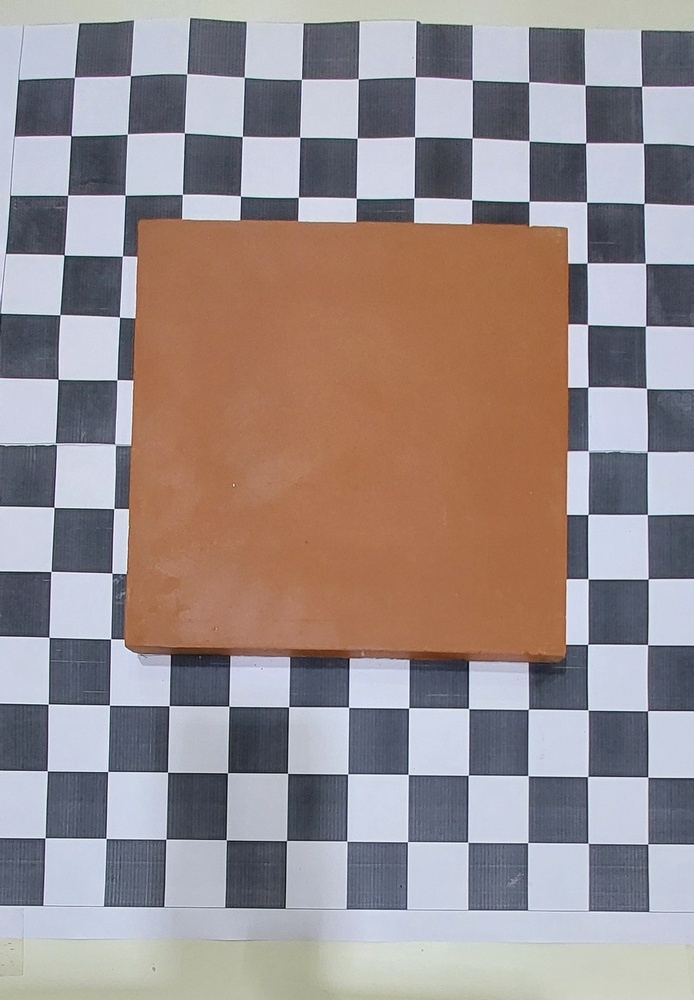
#> input picture DATASET/RAW DATA/G3A/20250912_083243.jpg, 694 x 1000 px, shrunk from 1468 x 2115 before the run, found by its file name
$ python RawProcessing.py
#> lines starting #> are read from the running program, lines starting #| are printed output that depends on the picture; after the words box and inside, x2 and y2 are one past the last pixel; in counts of white or black regions, pixels touching at a corner belong together
#> further down, img is the input picture: shape (1000, 694, 3); mean B, G, R 142.1, 142.5, 154.1
import cv2 as cv
import numpy as np
from pathlib import Path

# ---------- your existing function (unchanged) ----------
def highlight_checkerboard(img_bgr):
    h, w = img_bgr.shape[:2]
#> h = 1000; w = 694

    # 1) Texture: gradient energy (checkerboard is very “edge-dense”)
    gray = cv.cvtColor(img_bgr, cv.COLOR_BGR2GRAY)
    gx = cv.Scharr(gray, cv.CV_32F, 1, 0)
    gy = cv.Scharr(gray, cv.CV_32F, 0, 1)
    grad_mag = cv.magnitude(gx, gy)

    # Local energy (box-filtered squared gradients)
    win = max(9, int(min(h, w) * 0.01) // 2 * 2 + 1)  # odd kernel ~1% of min dim
#> win = 9
    energy = cv.boxFilter(grad_mag**2, ddepth=-1, ksize=(win, win))
    energy = cv.normalize(energy, None, 0, 255, cv.NORM_MINMAX).astype(np.uint8)

    # 2) Threshold + morphology to consolidate the pattern
    _, th = cv.threshold(energy, 0, 255, cv.THRESH_BINARY + cv.THRESH_OTSU)
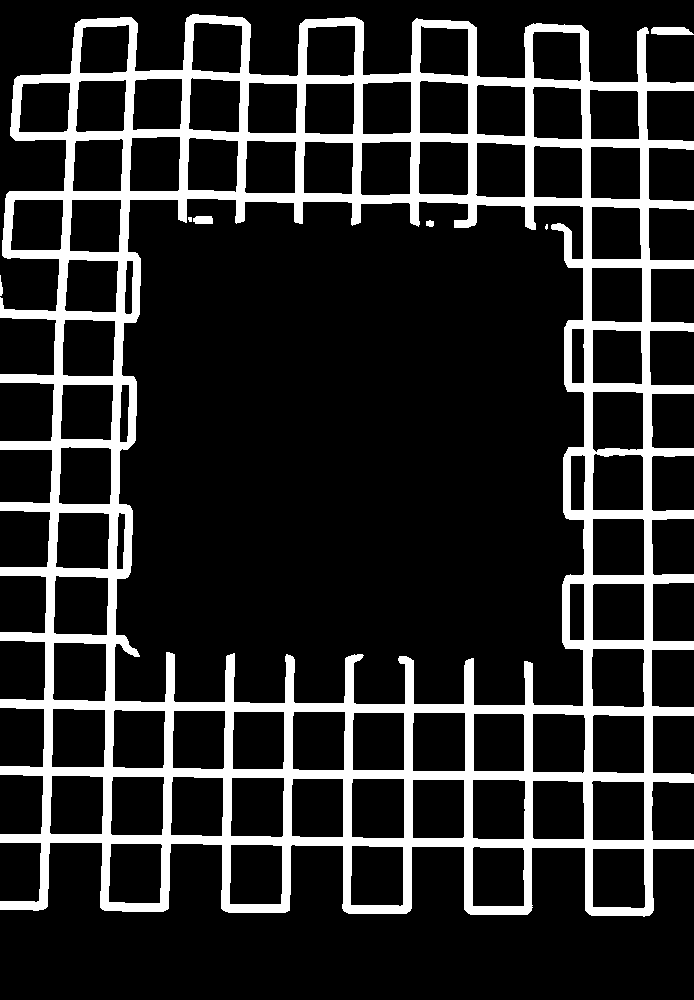
#> th: shape (1000, 694); 16.7% white; 7 white regions (2 under 20 px), largest, box (x1, y1, x2, y2) and area: (0, 14, 694, 917) 115518, (651, 27, 694, 35) 301, (193, 216, 213, 224) 149, (426, 220, 434, 227) 46, (0, 275, 3, 296) 42
    mask = cv.morphologyEx(th, cv.MORPH_CLOSE, cv.getStructuringElement(cv.MORPH_RECT,(15,15)))
#> mask: shape (1000, 694); 17.5% white; 1 white region, box (x1, y1, x2, y2) and area: (0, 14, 694, 917) 121117
    mask = cv.morphologyEx(mask, cv.MORPH_OPEN,  cv.getStructuringElement(cv.MORPH_RECT,(5,5)))
#> mask: shape (1000, 694); 17.4% white; 1 white region, box (x1, y1, x2, y2) and area: (0, 14, 694, 916) 121050

    # 3) Keep big component(s) that touch the image border (checkerboard frame)
    num, labels, stats, _ = cv.connectedComponentsWithStats(mask, 8)
#> num = 2; stats = [[0, 0, 694, 1000, 572950], [0, 14, 694, 902, 121050]]
    keep = np.zeros_like(mask)
    area_min = 0.001 * h * w
#> area_min = 694
    for i in range(1, num):
        x, y, ww, hh, area = stats[i]
        touches_border = (x == 0) or (y == 0) or (x + ww >= w - 1) or (y + hh >= h - 1)
        if area > area_min and touches_border:
            keep[labels == i] = 255
#> this loop made 1 pass

    # Clean edges a bit
    keep = cv.morphologyEx(keep, cv.MORPH_CLOSE, cv.getStructuringElement(cv.MORPH_RECT,(31,31)))
#> keep: shape (1000, 694); 18.5% white; 1 white region, box (x1, y1, x2, y2) and area: (0, 0, 694, 916) 128265
    keep = cv.dilate(keep, cv.getStructuringElement(cv.MORPH_RECT,(9,9)), 1)
#> keep: shape (1000, 694); 31.2% white; 1 white region, box (x1, y1, x2, y2) and area: (0, 0, 694, 920) 216837

    # 4) Fit rotated rectangle and make overlay
    coords = np.column_stack(np.where(keep > 0))
#> coords = 216837 pairs, first value 0 to 919, second value 0 to 693
    out = img_bgr.copy()
    if coords.size:
        rect = cv.minAreaRect(coords[:, ::-1].astype(np.float32))  # (center, (w,h), angle)
#> rect = ((346.5, 459.5), (919, 693), -90)
        box = cv.boxPoints(rect).astype(int)
#> box = [[693, 919], [0, 919], [0, 0], [693, 0]]

        overlay = img_bgr.copy()
        cv.fillPoly(overlay, [box], (0, 255, 0))
        out = cv.addWeighted(overlay, 0.25, img_bgr, 0.75, 0)
        cv.polylines(out, [box], True, (0, 255, 0), 4)
#> out: shape (1000, 694, 3); mean B, G, R 108, 170.4, 117.3

    return out, keep, energy

# ---------- NEW: tile detector built on top of the checkerboard mask ----------
def highlight_tile(img_bgr, checker_mask, k=3):
    """
    Finds and highlights the tile (central terracotta patch) in blue.
    - Excludes checkerboard pixels using 'checker_mask'
    - Color clusters (Lab) -> chooses largest, rectangular, non-border region
    """
#> called with k = 3
    h, w = img_bgr.shape[:2]
#> h = 1000; w = 694

    # Exclude checkerboard region (dilate a bit to be safe)
    exclude = cv.dilate(checker_mask, cv.getStructuringElement(cv.MORPH_RECT, (21,21)), 1)
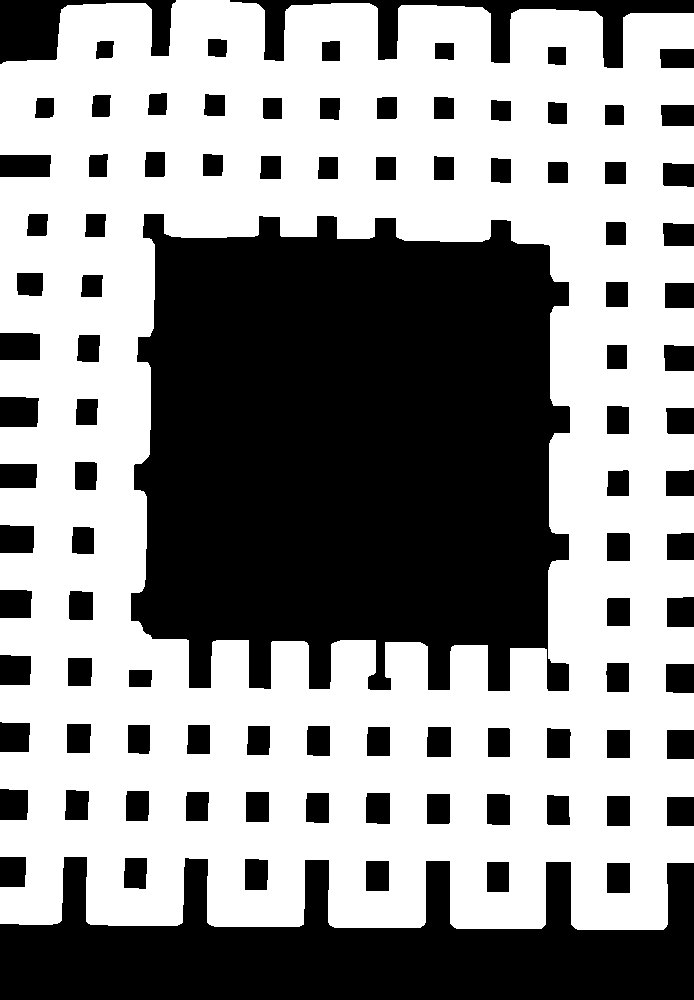
#> exclude: shape (1000, 694); 56.5% white; 97 black regions, largest, box (x1, y1, x2, y2) and area: (131, 214, 570, 691) 172488, (0, 857, 694, 1000) 60200, (230, 0, 694, 68) 7898

    # K-means in Lab color space (good for color separation)
    lab = cv.cvtColor(img_bgr, cv.COLOR_BGR2LAB)
#> lab: shape (1000, 694, 3); mean of channels 0, 1, 2 165.4, 99.8, 154.6
    Z = lab.reshape((-1, 3)).astype(np.float32)
    criteria = (cv.TERM_CRITERIA_EPS + cv.TERM_CRITERIA_MAX_ITER, 20, 0.5)
    _, labels, centers = cv.kmeans(Z, k, None, criteria, 3, cv.KMEANS_PP_CENTERS)
#> centers = [[207.9, 99.26, 147], [119.3, 94.43, 150.8], [148.4, 106.4, 170.5]]
    labels = labels.reshape((h, w))
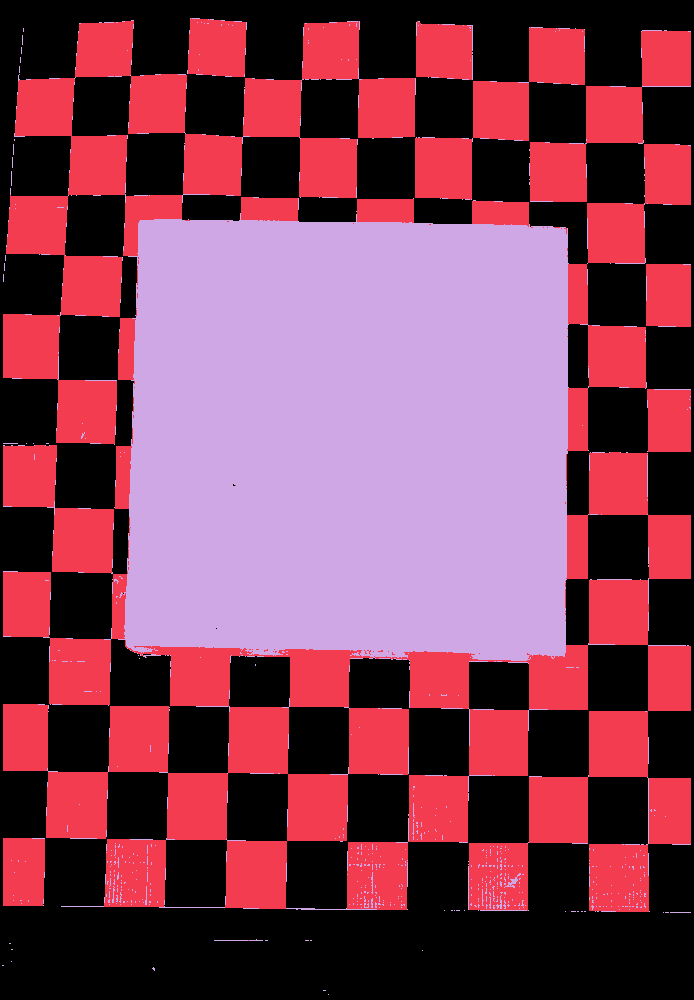
#> labels: shape (1000, 694) int32; 3 distinct labels, from 0 to 2; one colour per label, 0 black

    best_score = -1
    best_contour = None

    for c in range(k):
        m = (labels == c).astype(np.uint8) * 255
        m[exclude > 0] = 0  # remove checkerboard zone

        # Clean up cluster mask
        m = cv.morphologyEx(m, cv.MORPH_OPEN,  cv.getStructuringElement(cv.MORPH_RECT, (7,7)))
        m = cv.morphologyEx(m, cv.MORPH_CLOSE, cv.getStructuringElement(cv.MORPH_RECT, (31,31)))

        # Remove small / border-touching components
        num, lab2, stats, _ = cv.connectedComponentsWithStats(m, 8)
        keep = np.zeros_like(m)
        for i in range(1, num):
            x, y, ww, hh, area = stats[i]
            touches = (x == 0) or (y == 0) or (x + ww >= w-1) or (y + hh >= h-1)
            if (not touches) and area > 0.002 * h * w:
                keep[lab2 == i] = 255

        cnts, _ = cv.findContours(keep, cv.RETR_EXTERNAL, cv.CHAIN_APPROX_SIMPLE)
        if not cnts:
            continue

        # pick the biggest blob in this cluster
        c_big = max(cnts, key=cv.contourArea)
        area = cv.contourArea(c_big)
        rect = cv.minAreaRect(c_big)
        rect_area = rect[1][0] * rect[1][1]
        if rect_area <= 0:
            continue

        # Prefer large + rectangle-like blobs
        solidity = area / rect_area  # ~1 means very rectangle-like & filled
        score = area * solidity
        if score > best_score:
            best_score = score
            best_contour = c_big
#> this loop made 3 passes
#> (num, stats) on pass 3: (2, [[0, 0, 694, 1000, 527458], [131, 219, 437, 441, 166542]])
#> num on passes 1 to 2: 50, 56
#> pass 1, in highlight_tile, `num, lab2, stats, _ = cv.connectedComponentsWithStats(m, 8)`:
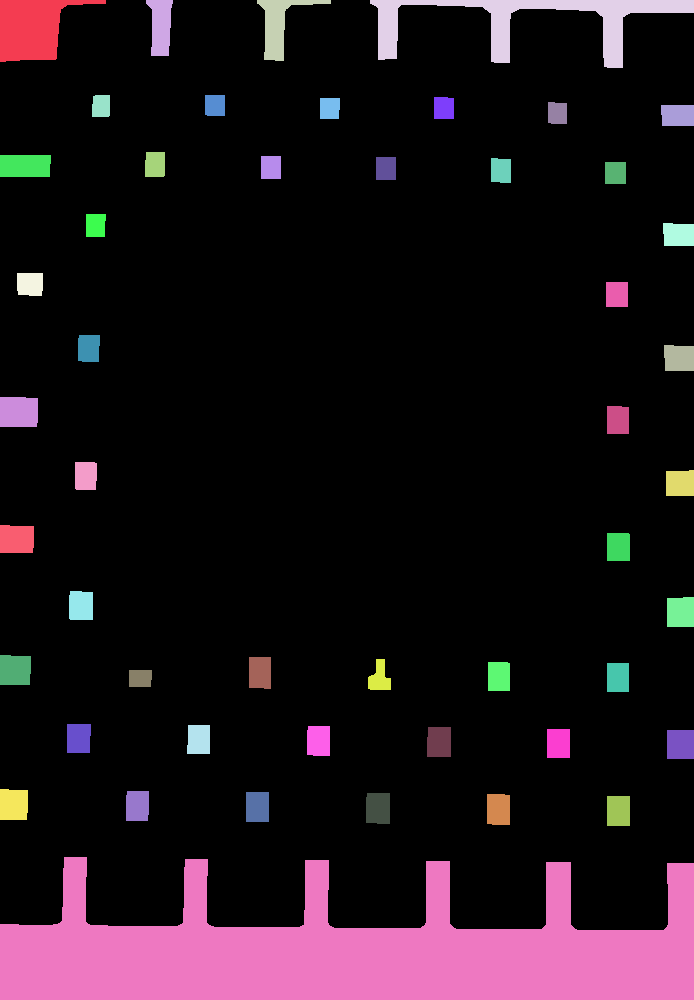
#> lab2: shape (1000, 694) int32; 50 distinct labels, from 0 to 49; one colour per label, 0 black
#> after the loop:
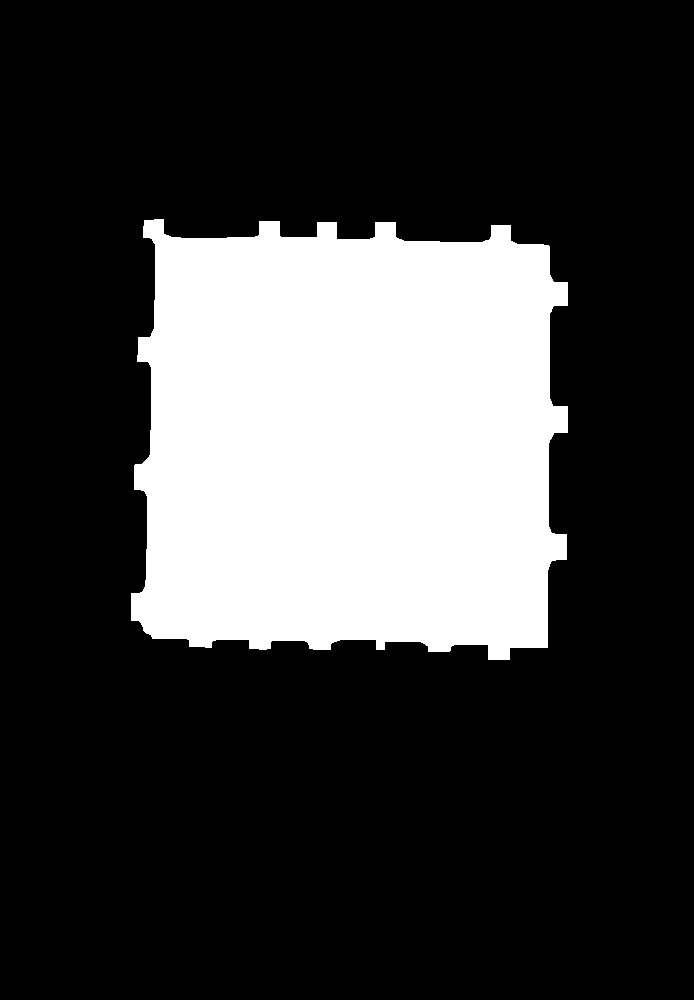
#> keep: shape (1000, 694); 24% white; 1 white region, box (x1, y1, x2, y2) and area: (131, 219, 568, 660) 166542
#> after the loop, best_contour = contour of 271 points, box (x1, y1, x2, y2) (131, 219, 568, 660), area 165557; best_score = 145273

    # Build overlay
    out = img_bgr.copy()
    tile_mask = np.zeros((h, w), np.uint8)
    if best_contour is not None:
        cv.drawContours(tile_mask, [best_contour], -1, 255, -1)
        box = cv.boxPoints(cv.minAreaRect(best_contour)).astype(int)
#> box = [[563, 660], [129, 649], [140, 215], [574, 226]]

        overlay = out.copy()
        cv.fillPoly(overlay, [box], (255, 0, 0))         # blue fill
        out = cv.addWeighted(overlay, 0.25, out, 0.75, 0)
        cv.polylines(out, [box], True, (255, 0, 0), 4)   # blue border
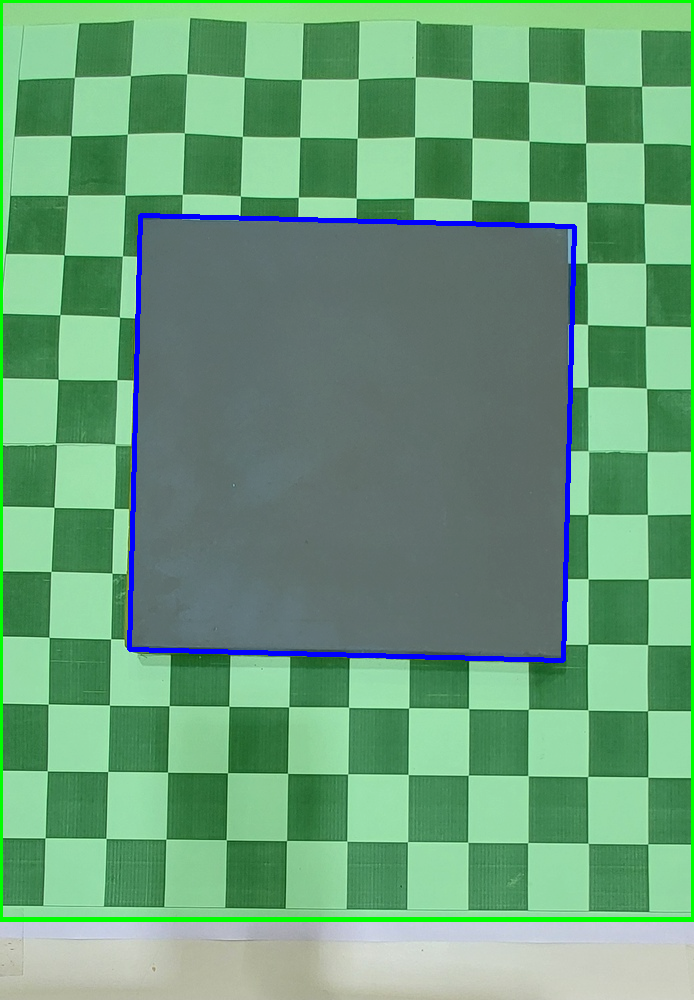
#> out: shape (1000, 694, 3); mean B, G, R 123.2, 158.7, 107.5

    return out, tile_mask

# ---------- Convenience wrapper to highlight both ----------
def highlight_checkerboard_and_tile(img_bgr):
    out1, checker_mask, _ = highlight_checkerboard(img_bgr)
    out2, tile_mask = highlight_tile(out1, checker_mask)
    return out2, checker_mask, tile_mask


if __name__ == "__main__":
    img = cv.imread("DATASET/RAW DATA/A/20250912_083243.jpg")

    highlighted, checker_mask, tile_mask = highlight_checkerboard_and_tile(img)

    cv.imwrite("highlighted_both.png", highlighted)
    cv.imwrite("checker_mask.png", checker_mask)
    cv.imwrite("tile_mask.png", tile_mask)
